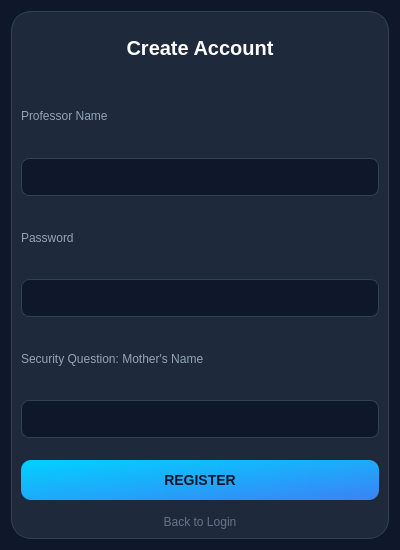
<?xml version="1.0" encoding="UTF-8"?>
<ui version="4.0">
 <class>registerdialog</class>
 <widget class="QDialog" name="registerdialog">
  <property name="geometry"><rect><x>0</x><y>0</y><width>400</width><height>550</height></rect></property>
  <property name="styleSheet">
   <string notr="true">
    QDialog { background-color: #0f172a; }
    QFrame#card { background-color: #1e293b; border-radius: 20px; border: 1px solid #334155; }
    QLabel { color: #94a3b8; font-family: "Segoe UI"; font-size: 12px; }
    QLineEdit { background-color: #0f172a; border: 1px solid #334155; border-radius: 8px; padding: 10px; color: white; }
    QPushButton#registerBtn { background: qlineargradient(x1:0, y1:0, x2:1, y2:1, stop:0 #00d2ff, stop:1 #3b82f6); color: #0f172a; border-radius: 10px; font-weight: bold; font-size: 14px; padding: 12px; }
   </string>
  </property>
  <layout class="QVBoxLayout" name="v1">
   <item>
    <widget class="QFrame" name="card">
     <layout class="QVBoxLayout" name="v2">
      <property name="spacing"><number>15</number></property>
      <item><widget class="QLabel" name="t"><property name="text"><string>Create Account</string></property><property name="styleSheet"><string>font-size: 20px; color: white; font-weight: bold;</string></property><property name="alignment"><enum>Qt::AlignCenter</enum></property></widget></item>
      
      <item><widget class="QLabel" name="l1"><property name="text"><string>Professor Name</string></property></widget></item>
      <item><widget class="QLineEdit" name="idEdit"/></item>
      
      <item><widget class="QLabel" name="l2"><property name="text"><string>Password</string></property></widget></item>
      <item><widget class="QLineEdit" name="passEdit"><property name="echoMode"><enum>QLineEdit::Password</enum></property></widget></item>
      
      <item><widget class="QLabel" name="l3"><property name="text"><string>Security Question: Mother's Name</string></property></widget></item>
      <item><widget class="QLineEdit" name="answerEdit"/></item>
      
      <item><spacer name="s"><property name="orientation"><enum>Qt::Vertical</enum></property></spacer></item>
      <item><widget class="QPushButton" name="registerBtn"><property name="text"><string>REGISTER</string></property></widget></item>
      <item><widget class="QPushButton" name="backBtn"><property name="text"><string>Back to Login</string></property><property name="styleSheet"><string>color: #64748b; border: none; background: transparent;</string></property></widget></item>
     </layout>
    </widget>
   </item>
  </layout>
 </widget>
</ui>
